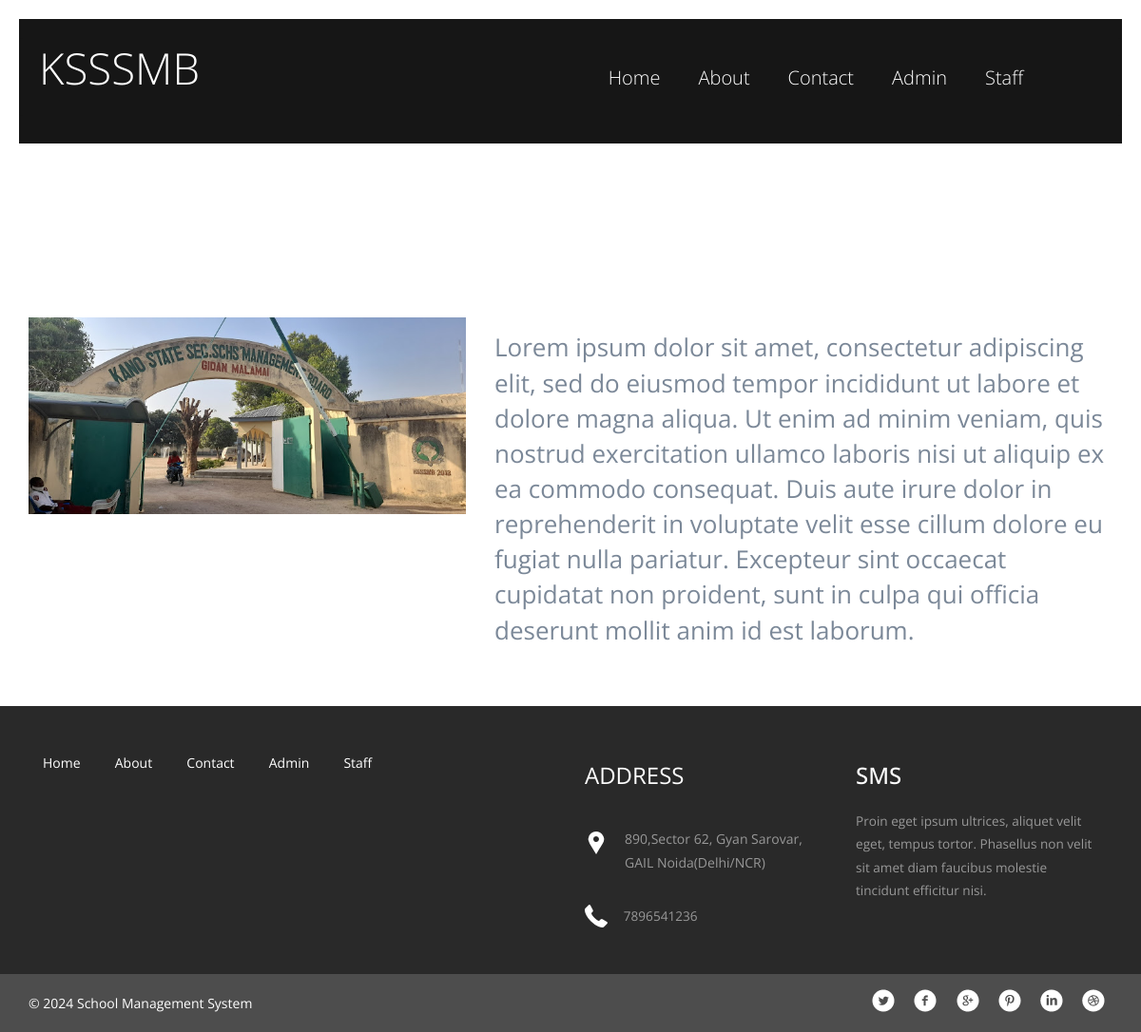
Page /about.php on the committed database.
### tables this page shows
CREATE TABLE `tblpage` (
  `ID` int(10) NOT NULL,
  `PageType` varchar(200) DEFAULT NULL,
  `PageTitle` mediumtext DEFAULT NULL,
  `PageDescription` mediumtext DEFAULT NULL,
  `Email` varchar(200) DEFAULT NULL,
  `MobileNumber` bigint(10) DEFAULT NULL,
  `UpdationDate` date DEFAULT NULL
);

### about.php (the view, shortened to what this page needs)
<?php
include('includes/dbconnection.php');
?>
<!doctype html>
<html>
<head>
<link href="css/bootstrap.css" rel="stylesheet" type="text/css" media="all">
<link href="css/style.css" rel="stylesheet" type="text/css"/>
</head>
	<body>
<?php include_once('includes/header.php');?>
<div class="banner banner5">
	<div class="container">
	<h2>About</h2>
	</div>
</div>
<div class="about">
	 <div class="container">
		 <div class="about-info-grids">
			 <div class="col-md-5 abt-pic">
				 <img src="images/ksssmb.jpg" class="img-responsive" alt="" styles="width: 300px; height: 200px;">
			 </div>
			 <div class="col-md-7 abt-info-pic">
			 	<?php
$sql="SELECT * from tblpage where PageType='aboutus'";
$query = $dbh -> prepare($sql);
$query->execute();
$results=$query->fetchAll(PDO::FETCH_OBJ);
$cnt=1;
if($query->rowCount() > 0)
{
foreach($results as $row)
{               ?>
				 <p><?php  echo ($row->PageDescription);?></p><?php $cnt=$cnt+1;}} ?>
			 </div>
			 <div class="clearfix"> </div>
		 </div>
	 </div>
</div>
<?php include_once('includes/footer.php');?>
	</body>
</html>

### includes/header.php (shortened to what this page needs)
<div class="header" id="home" style="padding-top: 20px; margin:20px">
    <nav style="padding:5px;" class="navbar navbar-default">
        <div class="container" style="padding-bottom: 20px; backgrd-color:#333; color: white;">
            <div class="navbar-header">
                <h1><a class="navbar-brand" href="index.php">KSSSMB</a></h1>
            </div>
            <div class="collapse navbar-collapse" id="bs-example-navbar-collapse-1">
                <ul class="nav navbar-nav navbar-right margin-top cl-effect-2">
                    <li><a href="index.php"><span data-hover="Home" style="color:#ffff;">Home</span></a></li>
                    <li><a href="about.php"><span data-hover="About" style="color:#ffff;">About</span></a></li>
                    <li><a href="contact.php"><span data-hover="Contact" style="color:#ffff;">Contact</span></a></li>
                    <li><a href="admin/login.php"><span data-hover="Contact" style="color:#ffff;">Admin</span></a></li>
                    <li><a href="user/login.php"><span data-hover="Shortcodes" style="color:#ffff;">Staff</span></a></li>
                </ul>
                <div class="clearfix"> </div>
            </div>
        </div>
    </nav>
</div>

### includes/footer.php (shortened to what this page needs)
<div class="footer">
    <div class="container">
      <div class="col-md-6 footer-left">
        <ul>
          <li><a href="index.php">Home</a></li>
          <li><a href="about.php">About</a></li>
          <li><a href="contact.php">Contact</a></li>
          <li><a href="admin/login.php">Admin</a></li>
          <li><a href="user/login.php">Staff</a></li>
        </ul>
      </div>
      <div class="col-md-3 footer-middle">
        <?php
$sql="SELECT * from tblpage where PageType='contactus'";
$query = $dbh -> prepare($sql);
$query->execute();
$results=$query->fetchAll(PDO::FETCH_OBJ);
$cnt=1;
if($query->rowCount() > 0)
{
foreach($results as $row)
{               ?>
        <h3>Address</h3>
        <div class="address">
          <p><?php  echo htmlentities($row->PageDescription);?>
          </p>
        </div>
        <div class="phone">
          <p><?php  echo htmlentities($row->MobileNumber);?></p>
        </div>
      <?php $cnt=$cnt+1;}} ?></div>
      <div class="col-md-3 footer-right">
        <h3>SMS</h3>
        <p>Proin eget ipsum ultrices, aliquet velit eget, tempus tortor. Phasellus non velit sit amet diam faucibus molestie tincidunt efficitur nisi.</p>
      </div>
      <div class="clearfix"> </div>
    </div>
  </div>
<div class="copyright">
    <div class="container">
      <div class="copyright-left">
      <p>© <?php echo date('Y');?> School Management System </p>
      </div>
      <div class="copyright-right">
        <ul>
          <li><a href="#" class="twitter"> </a></li>
          <li><a href="#" class="twitter facebook"> </a></li>
          <li><a href="#" class="twitter chrome"> </a></li>
          <li><a href="#" class="twitter pinterest"> </a></li>
          <li><a href="#" class="twitter linkedin"> </a></li>
          <li><a href="#" class="twitter dribbble"> </a></li>
        </ul>
      </div>
      <div class="clearfix"> </div>
    </div>
  </div>

### css/style.css (style rules this page uses)
html, body { font-family: 'Open Sans', sans-serif; font-size: 100%; background: #FFf; }
body a { transition:0.5s all; -webkit-transition:0.5s all; -moz-transition:0.5s all; -o-transition:0.5s all; -ms-transition:0.5s all; }
h1,h2,h3,h4,h5,h6 { margin:0; }
p { margin:0; font-family: 'Open Sans', sans-serif; }
ul { margin:0; padding:0; }
.navbar-header { width: 17%; float: left; }
.navbar-header h1 { margin: 0; font-size: .95em; display: block; }
div#bs-example-navbar-collapse-1 { width: 76%; float: left; }
.header { background-color:#161616; border: none; padding: .6em 0em 1.8em; margin: 0; border-radius: 0; }
.navbar-default .navbar-nav > li > a { color: #000 !important; }
.navbar { min-height: 0 !important; margin-bottom: 0 !important; }
.navbar-default { background-color: #161616; border-color: transparent; padding-top:70px; }
.navbar-header a.navbar-brand { color: #fff; font-size: 3em; font-weight: 100; margin-bottom: 0; }
.navbar-nav>li>a { padding-top: 26px !important; padding-bottom: 0 !important; font-size: 20px; font-weight: 300; }
ul.nav.navbar-nav.navbar-right.margin-top { margin-top: 0px; padding:0; }
ul.nav.navbar-nav.navbar-right.margin-top li { margin:0px 10px 0px 0px; padding:0px 0px 0px 0px; }
.cl-effect-2 a { -webkit-perspective: 1000px; -moz-perspective: 1000px; perspective: 1000px; }
.banner { background:url(../images/banner.jpg); background-size:cover; min-height:650px; padding-top:0em !important; text-align:center; }
ul.nav.navbar-nav.navbar-right.margin-top > li > a:before { position: absolute; content: ""; height: 50%; background: #2793FD; right: 0; width: 0%; top: 18px; z-index: -1; -webkit-transition: all 0.6s ease; -moz-transition: all 0.6s ease; -o-transition: all 0.6s ease; transition: all 0.6s ease; }
ul.nav.navbar-nav.navbar-right.margin-top > li > a:after { position: absolute; content: ""; height: 50%; background: #2793FD; right: 0; width: 0%; bottom: -8px; z-index: -1; -webkit-transition: all 0.4s ease; -moz-transition: all 0.4s ease; -o-transition: all 0.4s ease; transition: all 0.4s ease; }
.footer { padding:3em 0; background:#292929; }
.footer-left ul { padding:0; margin:0; }
.footer-left ul li { display:inline-block; margin:0 1em; }
.footer-left ul li:nth-child(1) { margin-left:0; }
.footer-left ul li a { color:#FFF; font-size:14px; }
.footer-middle h3 { color: #FFFFFF; font-size: 1.5em; font-weight: 400; margin: 0; text-transform: uppercase; }
.footer-right p { color: #989898; font-size: .85em; margin: .5em 0 0 0; line-height: 1.8em; font-weight: 400; }
.address p { color: #989898; font-size: 14px; line-height: 1.8em; padding-left: 3em; margin: 2em 0 0 0; background: url(../images/location.png) no-repeat 0px 5px; }
.phone { margin-top:2em; }
.phone p { color: #989898; font-size: .85em; line-height: 1.8em; padding-left: 3em; margin: 2em 0 0 0; background: url(../images/phone.png) no-repeat 0px 0px; }
.footer-right h3 { color: #fff; font-size: 1.5em; text-transform: uppercase; margin-bottom: 10px; margin-top: 0; }
.copyright { background: #4D4D4D; padding: 1em 0; }
.copyright-left p { color: #FFF; font-size: 14px; margin: .4em 0 0 0; }
.copyright-left { float:left; }
.copyright-right { float:right; }
.copyright-right ul { padding:0; margin:0; }
.copyright-right ul li { display:inline-block; margin:0 .5em; }
.copyright-right ul li a.twitter { background: url(../images/icons1.png) no-repeat 0px 0px; height: 24px; display: block; width: 24px; }
.copyright-right ul li a.facebook { background: url(../images/icons1.png) no-repeat -33px 0px; }
.copyright-right ul li a.chrome { background: url(../images/icons1.png) no-repeat -66px 0px; }
.copyright-right ul li a.pinterest { background: url(../images/icons1.png) no-repeat -99px 0px; }
.copyright-right ul li a.linkedin { background: url(../images/icons1.png) no-repeat -132px 0px; }
.copyright-right ul li a.dribbble { background: url(../images/icons1.png) no-repeat -164px 0px; }
.banner5 { min-height: 83px; }
.banner5 h2 { color: #fff; padding-top: 21px; margin: 0; font-size: 2.7em }
.about { padding:3em 0; }
.about-info-grids { margin-top:2em; }
.abt-pic { padding-left:0; }
.abt-info-pic { padding-right:0; }
.abt-info-pic p { line-height: 1.7em; margin-top: 1em; font-size: .85em; color: #777; }
.grid_5 h1, h2, h3, h4, h5, h6 { padding: 12px 0; }

### rows in the picture
tblpage: PageDescription "Lorem ipsum dolor sit amet, consectetur adipiscing elit, sed do eiusmod tempor incididunt ut labore et dolore magna aliqua. Ut enim ad minim veniam, quis nostrud exercitation ullamco laboris nisi ut aliquip ex ea commodo consequat. Duis aute irure dolor in reprehenderit in voluptate velit esse cillum dolore eu fugiat nulla pariatur. Excepteur sint occaecat cupidatat non proident, sunt in culpa qui officia deserunt mollit anim id est laborum."
tblpage: PageDescription "890,Sector 62, Gyan Sarovar, GAIL Noida(Delhi/NCR)", MobileNumber "7896541236"
